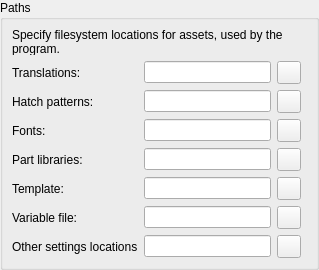
<?xml version="1.0" encoding="UTF-8"?>
<ui version="4.0">
 <class>LC_SettingsPagePaths</class>
 <widget class="QWidget" name="LC_SettingsPagePaths">
  <property name="geometry">
   <rect>
    <x>0</x>
    <y>0</y>
    <width>319</width>
    <height>270</height>
   </rect>
  </property>
  <layout class="QGridLayout" name="gridLayout_main">
   <property name="leftMargin">
    <number>0</number>
   </property>
   <property name="topMargin">
    <number>0</number>
   </property>
   <property name="rightMargin">
    <number>0</number>
   </property>
   <property name="bottomMargin">
    <number>0</number>
   </property>
   <item row="0" column="0" colspan="3">
    <widget class="QGroupBox" name="groupBox_28">
     <property name="title">
      <string>Paths</string>
     </property>
     <layout class="QGridLayout" name="gridLayout_paths" columnstretch="0,1,0,0">
      <item row="2" column="0">
       <widget class="QLabel" name="textLabel3">
        <property name="text">
         <string>Hatch patterns:</string>
        </property>
        <property name="wordWrap">
         <bool>false</bool>
        </property>
        <property name="buddy">
         <cstring>lePathHatch</cstring>
        </property>
       </widget>
      </item>
      <item row="4" column="2">
       <widget class="QToolButton" name="btPathLibrary">
        <property name="toolTip">
         <string>Click to select directory</string>
        </property>
        <property name="icon">
         <iconset>
          <normaloff>:/icons/open.lci</normaloff>:/icons/open.lci</iconset>
        </property>
       </widget>
      </item>
      <item row="4" column="1">
       <widget class="QLineEdit" name="lePathLibrary">
        <property name="sizePolicy">
         <sizepolicy hsizetype="Preferred" vsizetype="Fixed">
          <horstretch>0</horstretch>
          <verstretch>0</verstretch>
         </sizepolicy>
        </property>
        <property name="toolTip">
         <string>Parts Library Folder

Root folder of parts library. The symbol library dxf files must be located in the subdirectories of this folder.
The subfolder names will be displayed in the Library widget.</string>
        </property>
       </widget>
      </item>
      <item row="5" column="1">
       <widget class="QLineEdit" name="leTemplate">
        <property name="sizePolicy">
         <sizepolicy hsizetype="Preferred" vsizetype="Fixed">
          <horstretch>0</horstretch>
          <verstretch>0</verstretch>
         </sizepolicy>
        </property>
        <property name="toolTip">
         <string>Drawings Templates DirectorybbDirectory  </string>
        </property>
       </widget>
      </item>
      <item row="6" column="1">
       <widget class="QLineEdit" name="variablefile_field">
        <property name="sizePolicy">
         <sizepolicy hsizetype="Preferred" vsizetype="Fixed">
          <horstretch>0</horstretch>
          <verstretch>0</verstretch>
         </sizepolicy>
        </property>
        <property name="toolTip">
         <string>Variables File

Path to file with variables</string>
        </property>
       </widget>
      </item>
      <item row="7" column="2">
       <widget class="QToolButton" name="tbOtherSettings">
        <property name="toolTip">
         <string>Click to select directory</string>
        </property>
        <property name="icon">
         <iconset>
          <normaloff>:/icons/open.lci</normaloff>:/icons/open.lci</iconset>
        </property>
       </widget>
      </item>
      <item row="1" column="3">
       <spacer name="horizontalSpacer">
        <property name="orientation">
         <enum>Qt::Orientation::Horizontal</enum>
        </property>
        <property name="sizeHint" stdset="0">
         <size>
          <width>0</width>
          <height>0</height>
         </size>
        </property>
       </spacer>
      </item>
      <item row="2" column="1">
       <widget class="QLineEdit" name="lePathHatch">
        <property name="sizePolicy">
         <sizepolicy hsizetype="Preferred" vsizetype="Fixed">
          <horstretch>0</horstretch>
          <verstretch>0</verstretch>
         </sizepolicy>
        </property>
        <property name="toolTip">
         <string>Hatch Patterns Folder

Path to folder with hatch patterns.</string>
        </property>
       </widget>
      </item>
      <item row="6" column="0">
       <widget class="QLabel" name="label_4">
        <property name="text">
         <string>Variable file:</string>
        </property>
        <property name="buddy">
         <cstring>variablefile_field</cstring>
        </property>
       </widget>
      </item>
      <item row="6" column="2">
       <widget class="QToolButton" name="variablefile_button">
        <property name="toolTip">
         <string>Click to select file</string>
        </property>
        <property name="icon">
         <iconset>
          <normaloff>:/icons/open.lci</normaloff>:/icons/open.lci</iconset>
        </property>
       </widget>
      </item>
      <item row="1" column="1">
       <widget class="QLineEdit" name="lePathTranslations">
        <property name="sizePolicy">
         <sizepolicy hsizetype="Preferred" vsizetype="Fixed">
          <horstretch>0</horstretch>
          <verstretch>0</verstretch>
         </sizepolicy>
        </property>
        <property name="toolTip">
         <string>Translations Folder

Path to folder with translation files</string>
        </property>
       </widget>
      </item>
      <item row="5" column="0">
       <widget class="QLabel" name="textLabel7">
        <property name="text">
         <string>Template:</string>
        </property>
        <property name="wordWrap">
         <bool>false</bool>
        </property>
        <property name="buddy">
         <cstring>leTemplate</cstring>
        </property>
       </widget>
      </item>
      <item row="4" column="0">
       <widget class="QLabel" name="textLabel6">
        <property name="text">
         <string>Part libraries:</string>
        </property>
        <property name="wordWrap">
         <bool>false</bool>
        </property>
        <property name="buddy">
         <cstring>lePathLibrary</cstring>
        </property>
       </widget>
      </item>
      <item row="1" column="2">
       <widget class="QToolButton" name="translation_button">
        <property name="toolTip">
         <string>Click to select directory</string>
        </property>
        <property name="icon">
         <iconset>
          <normaloff>:/icons/open.lci</normaloff>:/icons/open.lci</iconset>
        </property>
       </widget>
      </item>
      <item row="7" column="1">
       <widget class="QLineEdit" name="leOtherSettingsDirectory">
        <property name="sizePolicy">
         <sizepolicy hsizetype="Preferred" vsizetype="Fixed">
          <horstretch>0</horstretch>
          <verstretch>0</verstretch>
         </sizepolicy>
        </property>
        <property name="toolTip">
         <string>Settings Folder

Directory where program stores various own settings files (shortcuts, workspaces, pens etc.)</string>
        </property>
       </widget>
      </item>
      <item row="7" column="0">
       <widget class="QLabel" name="label_8">
        <property name="text">
         <string>Other settings locations</string>
        </property>
        <property name="buddy">
         <cstring>leOtherSettingsDirectory</cstring>
        </property>
       </widget>
      </item>
      <item row="1" column="0">
       <widget class="QLabel" name="textLabel2">
        <property name="text">
         <string>Translations:</string>
        </property>
        <property name="wordWrap">
         <bool>false</bool>
        </property>
        <property name="buddy">
         <cstring>lePathTranslations</cstring>
        </property>
       </widget>
      </item>
      <item row="5" column="2">
       <widget class="QToolButton" name="btTemplate">
        <property name="toolTip">
         <string>Click to select directory</string>
        </property>
        <property name="icon">
         <iconset>
          <normaloff>:/icons/open.lci</normaloff>:/icons/open.lci</iconset>
        </property>
       </widget>
      </item>
      <item row="3" column="1">
       <widget class="QLineEdit" name="lePathFonts">
        <property name="sizePolicy">
         <sizepolicy hsizetype="Preferred" vsizetype="Fixed">
          <horstretch>0</horstretch>
          <verstretch>0</verstretch>
         </sizepolicy>
        </property>
        <property name="toolTip">
         <string>Fonts Folder

Path to folder with fonts</string>
        </property>
       </widget>
      </item>
      <item row="3" column="0">
       <widget class="QLabel" name="textLabel4">
        <property name="text">
         <string>Fonts:</string>
        </property>
        <property name="wordWrap">
         <bool>false</bool>
        </property>
        <property name="buddy">
         <cstring>lePathFonts</cstring>
        </property>
       </widget>
      </item>
      <item row="3" column="2">
       <widget class="QToolButton" name="fonts_button">
        <property name="toolTip">
         <string>Click to select directory</string>
        </property>
        <property name="icon">
         <iconset>
          <normaloff>:/icons/open.lci</normaloff>:/icons/open.lci</iconset>
        </property>
       </widget>
      </item>
      <item row="2" column="2">
       <widget class="QToolButton" name="hatchpatterns_button">
        <property name="toolTip">
         <string>Click to select directory</string>
        </property>
        <property name="icon">
         <iconset>
          <normaloff>:/icons/open.lci</normaloff>:/icons/open.lci</iconset>
        </property>
       </widget>
      </item>
      <item row="0" column="0" colspan="4">
       <widget class="QLabel" name="label">
        <property name="text">
         <string>Specify filesystem locations for assets, used by the program.</string>
        </property>
        <property name="wordWrap">
         <bool>true</bool>
        </property>
       </widget>
      </item>
     </layout>
    </widget>
   </item>
   <item row="1" column="0">
    <spacer name="verticalSpacer">
     <property name="orientation">
      <enum>Qt::Orientation::Vertical</enum>
     </property>
     <property name="sizeHint" stdset="0">
      <size>
       <width>0</width>
       <height>0</height>
      </size>
     </property>
    </spacer>
   </item>
  </layout>
 </widget>
 <resources>
  <include location="../../../../../../res/icons/icons.qrc"/>
 </resources>
 <connections/>
</ui>
